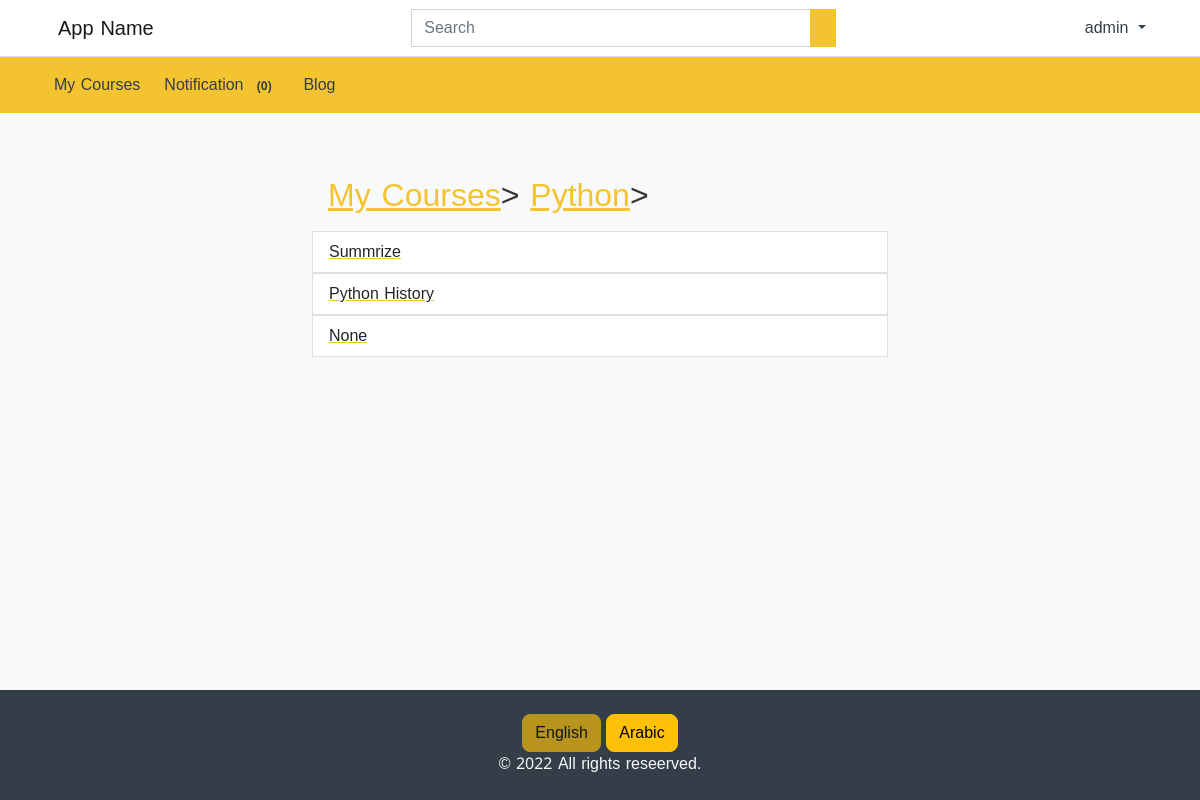
/en/course/section/lessons/1/ (signed in), run on the app's committed database.
### courses/models.py (models this page shows, shortened)
class Course(models.Model):
    name = models.CharField(_('Name'),max_length=155)
    name_en = models.CharField(_('Name_en'),max_length=155, blank=True, null=True)
    image = models.ImageField(_('Image'),upload_to='courses/')
    price = models.FloatField(_('Price'))
    short_description = models.TextField(_('Short_description'))
    short_description_en = models.TextField(_('Short_description_en'),blank=True, null=True)
    description = models.TextField(_('Description'))
    description_en = models.TextField(_('Description_en'), blank=True, null=True)
    info = models.TextField(_('Info'))
    info_en = models.TextField(_('Info_en'),blank=True, null=True)
    created_at = models.DateTimeField(auto_now_add=True)
    updated_at = models.DateTimeField(auto_now=True)
    class Meta:
        verbose_name = _('Course')
        verbose_name_plural = _('Courses')

class Lesson(models.Model):
    name = models.CharField(_('Name'),max_length=155)
    name_en = models.CharField(_('Name_en'),max_length=155, blank=True, null=True)
    description = models.TextField(_('Description'),max_length=500, null=True, blank=True)
    description_en = models.TextField(_('Description_en'),max_length=500, null=True, blank=True)
    video = models.FileField(_('Video'),upload_to='lessons/')
    created_at = models.DateTimeField(auto_now_add=True)
    updated_at = models.DateTimeField(auto_now=True)
    section = models.ForeignKey(Section, on_delete=models.CASCADE)
    course = models.ForeignKey(Course, on_delete=models.CASCADE)
    class Meta:
        verbose_name = _('Lesson')
        verbose_name_plural = _('Lessons')

### courses/views.py (the view)
# urls.py: path('course/section/lessons/<int:sid>/', views.lesson_list, name="Course_section_lessons"),
@login_required
def lesson_list(request, sid):
    course = Course.objects.get(section=sid)
    student = StudentCourses.objects.filter(user_id = request.user.id, course_id = course.id)
    if not student:
        return redirect('Courses_list')
    lessons = Lesson.objects.select_related('section').filter(section=sid)
    return render(request, 'courses/lessons_list.html',{
        'lessons':lessons,
        'course_id': course.id,
        'course_name': course.name,
        'course_name_en': course.name_en,
    })

### accounts/views.py (called while the page is built)
    def process_request(self, request):
        if request.user.is_authenticated:
            current_url = resolve(request.path_info).url_name
            if current_url== 'login' or current_url == 'register':
                return redirect('Courses_list')

### courses/custom_context_proccessor.py (called while the page is built)
def notifications(request):
    notifications = Notification.objects.select_related('lesson', 'comment', 'from_user').filter(to_user=request.user.username)
    un_seen = notifications.filter(is_seen=False).count()
    return {
        'notifications':notifications,
        'un_seen':un_seen
    }

### courses/templates/courses/lessons_list.html
{% extends 'base.html' %}
{% load i18n %}
{% load my_filter %}
{% block content %}
{% get_current_language as LANGUAGE_CODE %}
<div class="container-fluid">
    <div class="row">
        <div class="col-md-6 offset-md-3 mt-5">
            {% if LANGUAGE_CODE == 'ar' %}
            <div class="card-head">
                <h2 class="m-3 ">
                    <a href="{% url 'MyCourses' %}">{% trans "My Courses" %}</a>>
                    <a href="{% url 'Course_section' course_id %}">{{ course_name }}</a>>
                </h2>
                </div>
                <ul class="list-group">
                    {% for lesson in lessons %}
                    <a href="{% url 'Lesson' lesson.id %}">
                        <li class="list-group-item d-flex justify-content-between align-items-center">
                            {{lesson.name}}
                        </li>
                    </a>
                        {% endfor %}
                </ul>
            {% else %}
            <div class="card-head">
                <h2 class="m-3 ">
                    <a href="{% url 'MyCourses' %}">{% trans "My Courses" %}</a>>
                    <a href="{% url 'Course_section' course_id %}">{{ course_name_en }}</a>>
                </h2>
                </div>
                <ul class="list-group">
                    {% for lesson in lessons %}
                    <a href="{% url 'Lesson' lesson.id %}">
                        <li class="list-group-item d-flex justify-content-between align-items-center">
                            {{lesson.name_en}}
                        </li>
                    </a>
                        {% endfor %}
                </ul>
            {% endif %}
        </div>
      </div>
  </div>
{% endblock content %}

### courses/templates/partials/header.html (shortened to what this page needs)
{% load i18n %}
<nav class="navbar navbar-expand-lg navbar-light bg-white border-bottom">
    <div class="container">
      <a class="navbar-brand" href="/"> {% trans "App Name" %} </a>
      <div
        class="collapse navbar-collapse mt-2 mt-lg-0"
        id="navbarSupportedContent"
      >
        {% include 'partials/header_search.html' %}
        <ul class="navbar-nav my-2 my-lg-0">
          <li class="nav-item">
            {% if user.is_authenticated %}
            <li class="nav-item dropdown">
              <a class="nav-link dropdown-toggle" href="#" role="button" data-bs-toggle="dropdown" aria-expanded="false">
                {{ user.username }}
              </a>
            </li>
            {% else %}
            <li><a class="dropdown-item" href="{% url 'login' %}">{% trans "Login" %}</a></li>
            <li><a class="dropdown-item" href="{% url 'register' %}">{% trans "Register" %}</a></li>
            {% endif %}
          </li>
        </ul>
      </div>
    </div>
  </nav>
  <nav class="navbar navbar-expand-lg navbar-light bg-primary">
    <div class="container">
      <div
        class="collapse navbar-collapse mt-2 mt-lg-0"
        id="navbarSupportedContent"
      >
      <ul class="navbar-nav my-2 my-lg-0">
          {% if user.is_authenticated %}
            {% if user.studentcourses_set.count > 0 %}
            <li class="nav-item">
              <a class="nav-link mx-1" href="{% url 'MyCourses' %}" role="button">
                {% trans "My Courses" %}
              </a>
            </li>
            <li>
              <a class="nav-link mx-1" href="{% url 'notifications' %}" role="button">
              {% trans "Notification" %}
              <span class="badge badge-primary badge-pill text-secondary">({{ un_seen }})</span>
              </a>
            </li>
            {% endif %}
            <li class="nav-item">
              <a class="nav-link mx-1" href="{% url 'Posts_list' %}" role="button">
                {% trans "Blog" %}
              </a>
            </li>
          {% endif %}
        </ul>
      </div>
    </div>
  </nav>

### data on the page
Course: name_en "Python"
Lesson: name_en "Summrize"
Lesson: name_en "Python History"
Lesson: name_en "None"

### other printed values
{{ user.username }} "admin"
{{ un_seen }} "0"
